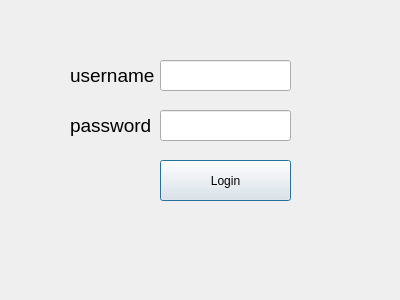
<?xml version="1.0" encoding="UTF-8"?>
<ui version="4.0">
 <class>Login</class>
 <widget class="QDialog" name="Login">
  <property name="geometry">
   <rect>
    <x>0</x>
    <y>0</y>
    <width>400</width>
    <height>300</height>
   </rect>
  </property>
  <property name="windowTitle">
   <string>Dialog</string>
  </property>
  <widget class="QLabel" name="label">
   <property name="geometry">
    <rect>
     <x>70</x>
     <y>60</y>
     <width>91</width>
     <height>31</height>
    </rect>
   </property>
   <property name="font">
    <font>
     <pointsize>14</pointsize>
    </font>
   </property>
   <property name="text">
    <string>username</string>
   </property>
  </widget>
  <widget class="QLineEdit" name="textUsername">
   <property name="geometry">
    <rect>
     <x>160</x>
     <y>60</y>
     <width>131</width>
     <height>31</height>
    </rect>
   </property>
   <property name="font">
    <font>
     <pointsize>14</pointsize>
    </font>
   </property>
  </widget>
  <widget class="QLabel" name="label_2">
   <property name="geometry">
    <rect>
     <x>70</x>
     <y>110</y>
     <width>91</width>
     <height>31</height>
    </rect>
   </property>
   <property name="font">
    <font>
     <pointsize>14</pointsize>
    </font>
   </property>
   <property name="text">
    <string>password</string>
   </property>
  </widget>
  <widget class="QLineEdit" name="textPassword">
   <property name="geometry">
    <rect>
     <x>160</x>
     <y>110</y>
     <width>131</width>
     <height>31</height>
    </rect>
   </property>
   <property name="font">
    <font>
     <pointsize>14</pointsize>
    </font>
   </property>
  </widget>
  <widget class="QPushButton" name="btnLogin">
   <property name="geometry">
    <rect>
     <x>160</x>
     <y>160</y>
     <width>131</width>
     <height>41</height>
    </rect>
   </property>
   <property name="text">
    <string>Login</string>
   </property>
  </widget>
  <widget class="QLabel" name="labelInfo">
   <property name="geometry">
    <rect>
     <x>30</x>
     <y>230</y>
     <width>331</width>
     <height>31</height>
    </rect>
   </property>
   <property name="font">
    <font>
     <pointsize>12</pointsize>
    </font>
   </property>
   <property name="text">
    <string/>
   </property>
  </widget>
 </widget>
 <resources/>
 <connections/>
</ui>
